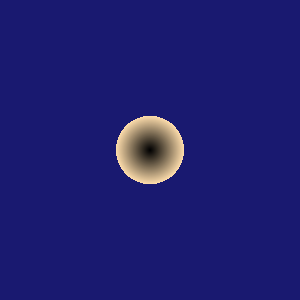

Write Python code to recreate this figure.
#!/usr/bin/env python

# Render a single vtkParametricPseudosphere surface, centered and
# normalized to fit the viewport.

# Factory overrides: importing these modules registers the OpenGL rendering
# and interaction style implementations for vtkRenderingCore factory classes.
import vtkmodules.vtkInteractionStyle  # noqa: F401
import vtkmodules.vtkRenderingOpenGL2  # noqa: F401
# VTK pipeline classes used in this example
from vtkmodules.vtkCommonComputationalGeometry import vtkParametricPseudosphere
from vtkmodules.vtkFiltersSources import vtkParametricFunctionSource
from vtkmodules.vtkRenderingCore import (
    vtkActor,
    vtkPolyDataMapper,
    vtkRenderWindow,
    vtkRenderWindowInteractor,
    vtkRenderer,
)

# Colors (normalized RGB)
navajo_white_rgb = (1.0, 0.871, 0.678)
midnight_blue_rgb = (0.098, 0.098, 0.439)

# Parametric function: define the pseudosphere surface
parametric_fn = vtkParametricPseudosphere()

# Source: sample the parametric function to produce polygonal output
source = vtkParametricFunctionSource()
source.SetParametricFunction(parametric_fn)
source.SetUResolution(51)
source.SetVResolution(51)
source.SetWResolution(51)
source.Update()

# Normalize: scale and center the surface to fit the viewport
bounds = source.GetOutput().GetBounds()
max_dim = max(bounds[1] - bounds[0], bounds[3] - bounds[2], bounds[5] - bounds[4])
scale = 3.0 / max_dim if max_dim > 0 else 1.0
cx = (bounds[0] + bounds[1]) / 2.0
cy = (bounds[2] + bounds[3]) / 2.0
cz = (bounds[4] + bounds[5]) / 2.0

# Mapper: map polygon data to graphics primitives
mapper = vtkPolyDataMapper()
mapper.SetInputConnection(source.GetOutputPort())
# Actor: position and scale the mapped geometry
actor = vtkActor()
actor.SetMapper(mapper)
actor.GetProperty().SetColor(navajo_white_rgb)
actor.SetScale(scale, scale, scale)
actor.SetPosition(-cx * scale, -cy * scale, -cz * scale)

# Renderer: assemble the scene and configure the camera
renderer = vtkRenderer()
renderer.AddActor(actor)
renderer.SetBackground(midnight_blue_rgb)

# Window
render_window = vtkRenderWindow()
render_window.AddRenderer(renderer)
render_window.SetWindowName("parametric object pseudosphere")
render_window.SetMultiSamples(0)
render_window.SetSize(300, 300)

# Interactor
render_window_interactor = vtkRenderWindowInteractor()
render_window_interactor.SetRenderWindow(render_window)

# Scene: configure the camera
renderer.ResetCamera()

render_window_interactor.Initialize()
render_window_interactor.Start()
